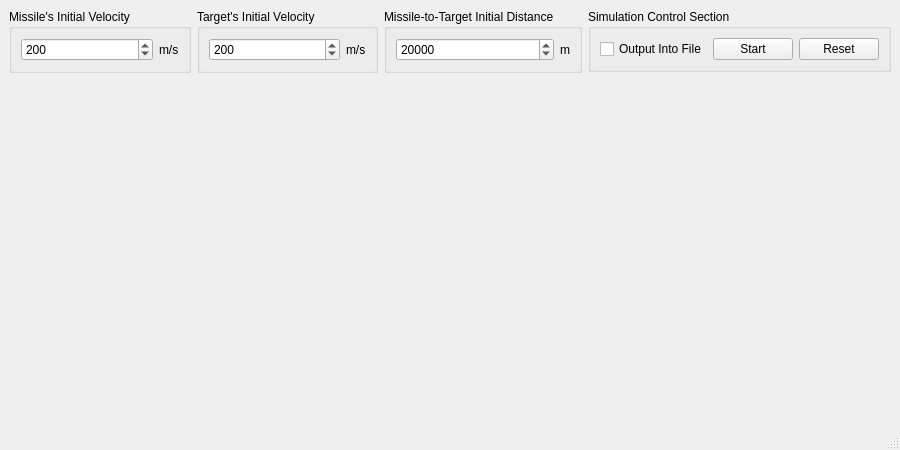
<?xml version="1.0" encoding="UTF-8"?>
<ui version="4.0">
 <class>MainWindow</class>
 <widget class="QMainWindow" name="MainWindow">
  <property name="geometry">
   <rect>
    <x>0</x>
    <y>0</y>
    <width>900</width>
    <height>450</height>
   </rect>
  </property>
  <property name="windowTitle">
   <string>Missile Guidance Sim</string>
  </property>
  <widget class="QWidget" name="centralwidget">
   <layout class="QGridLayout" name="gridLayout">
    <property name="bottomMargin">
     <number>0</number>
    </property>
    <item row="0" column="0">
     <layout class="QHBoxLayout" name="horizontalLayout">
      <item>
       <widget class="QGroupBox" name="mslGroupBox">
        <property name="sizePolicy">
         <sizepolicy hsizetype="Preferred" vsizetype="Fixed">
          <horstretch>0</horstretch>
          <verstretch>0</verstretch>
         </sizepolicy>
        </property>
        <property name="title">
         <string>Missile's Initial Velocity</string>
        </property>
        <layout class="QHBoxLayout" name="horizontalLayout_4">
         <item>
          <widget class="QSpinBox" name="mslSpeedSpinBox">
           <property name="sizePolicy">
            <sizepolicy hsizetype="Minimum" vsizetype="Preferred">
             <horstretch>0</horstretch>
             <verstretch>0</verstretch>
            </sizepolicy>
           </property>
           <property name="maximum">
            <number>5000</number>
           </property>
           <property name="value">
            <number>200</number>
           </property>
          </widget>
         </item>
         <item>
          <widget class="QLabel" name="mslSpeedUnitLabel">
           <property name="sizePolicy">
            <sizepolicy hsizetype="Fixed" vsizetype="Preferred">
             <horstretch>0</horstretch>
             <verstretch>0</verstretch>
            </sizepolicy>
           </property>
           <property name="text">
            <string>m/s</string>
           </property>
          </widget>
         </item>
        </layout>
       </widget>
      </item>
      <item>
       <widget class="QGroupBox" name="tgtGroupBox">
        <property name="sizePolicy">
         <sizepolicy hsizetype="Preferred" vsizetype="Fixed">
          <horstretch>0</horstretch>
          <verstretch>0</verstretch>
         </sizepolicy>
        </property>
        <property name="title">
         <string>Target's Initial Velocity</string>
        </property>
        <layout class="QHBoxLayout" name="horizontalLayout_5">
         <item>
          <widget class="QSpinBox" name="tgtSpeedSpinBox">
           <property name="maximum">
            <number>5000</number>
           </property>
           <property name="value">
            <number>200</number>
           </property>
          </widget>
         </item>
         <item>
          <widget class="QLabel" name="tgtSpeedUnitLabel">
           <property name="sizePolicy">
            <sizepolicy hsizetype="Fixed" vsizetype="Preferred">
             <horstretch>0</horstretch>
             <verstretch>0</verstretch>
            </sizepolicy>
           </property>
           <property name="text">
            <string>m/s</string>
           </property>
          </widget>
         </item>
        </layout>
       </widget>
      </item>
      <item>
       <widget class="QGroupBox" name="dstGroupBox">
        <property name="sizePolicy">
         <sizepolicy hsizetype="Preferred" vsizetype="Fixed">
          <horstretch>0</horstretch>
          <verstretch>0</verstretch>
         </sizepolicy>
        </property>
        <property name="title">
         <string>Missile-to-Target Initial Distance</string>
        </property>
        <layout class="QHBoxLayout" name="horizontalLayout_6">
         <item>
          <widget class="QSpinBox" name="distanceSpinBox">
           <property name="maximum">
            <number>1000000</number>
           </property>
           <property name="value">
            <number>20000</number>
           </property>
          </widget>
         </item>
         <item>
          <widget class="QLabel" name="distanceUnitLabel">
           <property name="sizePolicy">
            <sizepolicy hsizetype="Fixed" vsizetype="Preferred">
             <horstretch>0</horstretch>
             <verstretch>0</verstretch>
            </sizepolicy>
           </property>
           <property name="text">
            <string>m</string>
           </property>
          </widget>
         </item>
        </layout>
       </widget>
      </item>
      <item>
       <widget class="QGroupBox" name="simControlGroupBox">
        <property name="sizePolicy">
         <sizepolicy hsizetype="Preferred" vsizetype="Fixed">
          <horstretch>0</horstretch>
          <verstretch>0</verstretch>
         </sizepolicy>
        </property>
        <property name="title">
         <string>Simulation Control Section</string>
        </property>
        <layout class="QHBoxLayout" name="horizontalLayout_3">
         <item>
          <widget class="QCheckBox" name="fileOCheckBox">
           <property name="text">
            <string>Output Into File</string>
           </property>
          </widget>
         </item>
         <item>
          <widget class="QPushButton" name="startSimBtn">
           <property name="sizePolicy">
            <sizepolicy hsizetype="Minimum" vsizetype="Preferred">
             <horstretch>0</horstretch>
             <verstretch>0</verstretch>
            </sizepolicy>
           </property>
           <property name="text">
            <string>Start</string>
           </property>
          </widget>
         </item>
         <item>
          <widget class="QPushButton" name="resetSimBtn">
           <property name="sizePolicy">
            <sizepolicy hsizetype="Minimum" vsizetype="Preferred">
             <horstretch>0</horstretch>
             <verstretch>0</verstretch>
            </sizepolicy>
           </property>
           <property name="text">
            <string>Reset</string>
           </property>
          </widget>
         </item>
        </layout>
       </widget>
      </item>
     </layout>
    </item>
    <item row="1" column="0">
     <layout class="QVBoxLayout" name="verticalLayout">
      <item>
       <widget class="QCustomPlot" name="plot" native="true"/>
      </item>
      <item alignment="Qt::AlignHCenter">
       <widget class="QLabel" name="outputLabel">
        <property name="sizePolicy">
         <sizepolicy hsizetype="Expanding" vsizetype="Fixed">
          <horstretch>0</horstretch>
          <verstretch>0</verstretch>
         </sizepolicy>
        </property>
        <property name="font">
         <font>
          <pointsize>14</pointsize>
          <bold>true</bold>
         </font>
        </property>
        <property name="text">
         <string/>
        </property>
        <property name="alignment">
         <set>Qt::AlignBottom|Qt::AlignLeading|Qt::AlignLeft</set>
        </property>
        <property name="wordWrap">
         <bool>false</bool>
        </property>
        <property name="margin">
         <number>2</number>
        </property>
       </widget>
      </item>
     </layout>
    </item>
   </layout>
  </widget>
  <widget class="QStatusBar" name="statusbar"/>
 </widget>
 <customwidgets>
  <customwidget>
   <class>QCustomPlot</class>
   <extends>QWidget</extends>
   <header>qcustomplot.h</header>
   <container>1</container>
  </customwidget>
 </customwidgets>
 <resources/>
 <connections/>
</ui>
